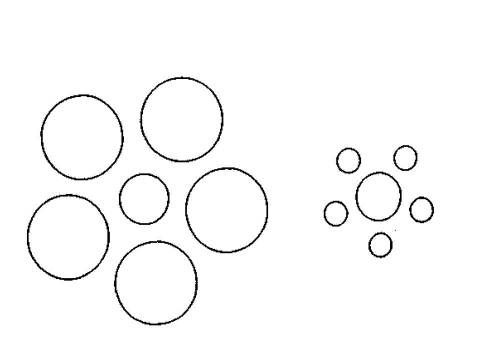
//> input picture HCerchi/test.jpg, 480 x 360 px
$ ./basso ../HCerchi/test.jpg   (built with g++ and OpenCV 4)
//> lines starting //> are read from the running program, lines starting //| are printed output that depends on the picture; after the words box and inside, x2 and y2 are one past the last pixel; in counts of white or black regions, pixels touching at a corner belong together
//> further down, src is the input picture: 360 rows x 480 cols, CV_8UC1; min 0, max 255, mean 249
/*
 * Filtri Passa-Basso
*/

#include <iostream>
#include <opencv2/opencv.hpp>
#include <time.h>
#include <algorithm>

using namespace std;
using namespace cv;

/*
 * Funzione per aggiungere rumore Sale e Pepe
*/
Mat addSalt(Mat src)
{
	Mat output = src.clone();
	int x,y;

	for(x = 0; x < (src.rows*src.cols)/100; x++){
		int rand_x = rand()%src.rows;
		int rand_y = rand()%src.cols;
		int rand_k = rand()%100;
		if (rand_k%2 == 0)
			output.at<uchar>(rand_x,rand_y) = 0;
		else
			output.at<uchar>(rand_x,rand_y) = 255;
	}
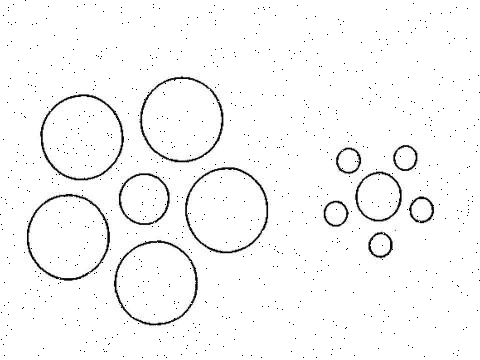
//> output: 360 rows x 480 cols, CV_8UC1; 0.54% of pixels changed, all inside (x1, y1, x2, y2) = (0, 0, 480, 358)
return output;
}

/*
 * Filtro Mediana
*/
Mat mediana(Mat src)
{
	Mat output = src.clone();
	int x,y;
	int mask[9] = {0,0,0,0,0,0,0,0,0};

	for(x=1;x<src.rows-1;x++){
		for(y=1;y<src.cols-1;y++){

		mask[0] = src.at<uchar>(x-1,y-1);
		mask[1] = src.at<uchar>(x-1,y);
		mask[2] = src.at<uchar>(x-1,y+1);
		mask[3] = src.at<uchar>(x,y-1);
		mask[4] = src.at<uchar>(x,y);
		mask[5] = src.at<uchar>(x,y+1);
		mask[6] = src.at<uchar>(x+1,y-1);
		mask[7] = src.at<uchar>(x+1,y);
		mask[8] = src.at<uchar>(x+1,y+1);

		sort(begin(mask),end(mask));
		output.at<uchar>(x,y) = mask[4]; // Elemento mediano
		}
	}
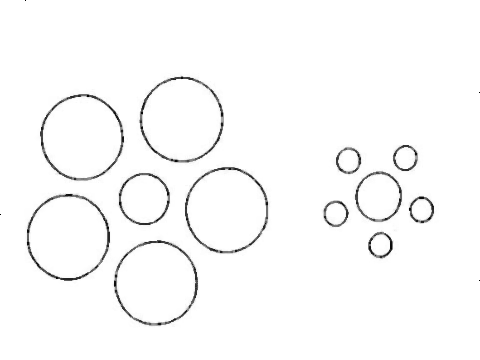
//> output: 360 rows x 480 cols, CV_8UC1; 10.01% of pixels changed, all inside (x1, y1, x2, y2) = (1, 3, 479, 358)
//> after the loop, mask = [255, 255, 255, 255, 255, 255, 255, 255, 255]
return output;
}

/*
 * Filtro Media
*/
Mat media_calc(Mat src)
{
	Mat output = src.clone();
	int x,y;
	int mask[9] = {0,0,0,0,0,0,0,0,0};

	for(x=1;x<src.rows-1;x++){
		for(y=1;y<src.cols-1;y++){

		mask[0] = src.at<uchar>(x-1,y-1);
		mask[1] = src.at<uchar>(x-1,y);
		mask[2] = src.at<uchar>(x-1,y+1);
		mask[3] = src.at<uchar>(x,y-1);
		mask[4] = src.at<uchar>(x,y);
		mask[5] = src.at<uchar>(x,y+1);
		mask[6] = src.at<uchar>(x+1,y-1);
		mask[7] = src.at<uchar>(x+1,y);
		mask[8] = src.at<uchar>(x+1,y+1);

		int avg=0;
		for(int i=0; i<9;i++)
			avg+=mask[i];

		output.at<uchar>(x,y) = avg/9;
		}
	}
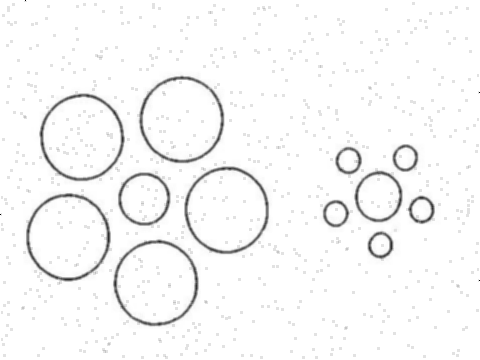
//> output: 360 rows x 480 cols, CV_8UC1; 19.24% of pixels changed, all inside (x1, y1, x2, y2) = (1, 1, 479, 359)
//> after the loop, mask = [255, 255, 255, 255, 255, 255, 255, 255, 255]

return output;
}

int main(int argc,char**argv)
{
	if(argc != 2)
	{
		printf("Sintassi non corretta! ./basso [imgPath]");
		return -1;
	}

	Mat src = imread(argv[1],0);
	srand(time(NULL));
	namedWindow("Source",WINDOW_AUTOSIZE);
	imshow("Source",src);
	waitKey(0);

	Mat sale = addSalt(src);
	namedWindow("SalePepe",WINDOW_AUTOSIZE);
	imshow("SalePepe",sale);
	waitKey(0);

	Mat median = mediana(sale);
	namedWindow("Mediana",WINDOW_AUTOSIZE);
	imshow("Mediana",median);
	waitKey(0);

	Mat media = media_calc(sale);
	namedWindow("Media",WINDOW_AUTOSIZE);
	imshow("Media",media);
	waitKey(0);

return 0;
}
